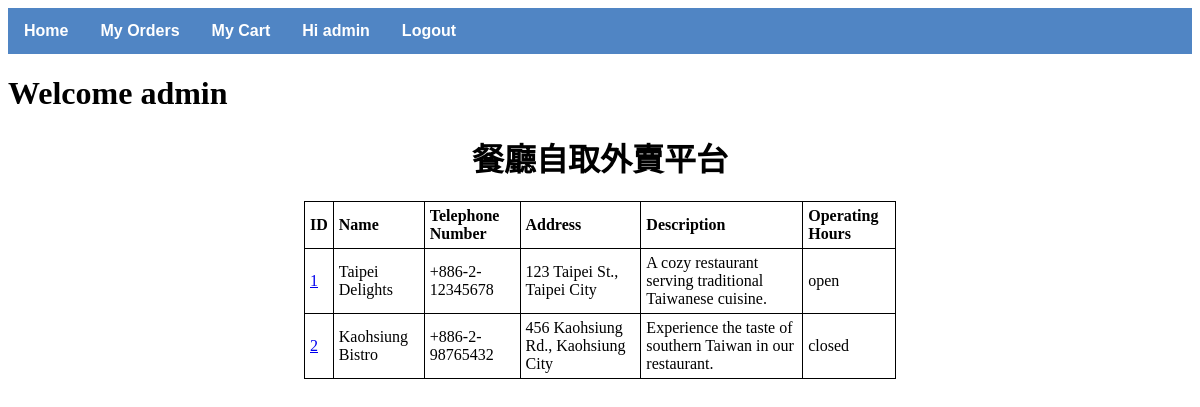
Page /restaurants.php (signed in) on the committed database.
### tables this page shows
CREATE TABLE IF NOT EXISTS `restaurant` (
    `rest_id` INT NOT NULL AUTO_INCREMENT PRIMARY KEY,
    `rest_telp_num` VARCHAR(50),
    `rest_address` VARCHAR(50) NOT NULL,
    `rest_description` VARCHAR(255),
    `rest_open_status` VARCHAR(10) NOT NULL,
    `rest_name` VARCHAR(50) NOT NULL
);

### session.php (called while the page is built, shortened)
<?php
   include('config.php');
   $user_check = $_SESSION['login_user'];
   $ses_sql = mysqli_query($conn,"SELECT login_id FROM login_cred WHERE user_name = '$user_check' ");
   $row = mysqli_fetch_array($ses_sql,MYSQLI_ASSOC);
   $login_session = $row['login_id'];
?>

### restaurants.php (the view, shortened to what this page needs)
<?php
    include('session.php');
	include("config.php");
?>
<?php include('navbar.php'); ?>
<html>
<head>
</head>
<body>
<h1>Welcome <?php
		$sql = "SELECT user_name FROM login_cred WHERE login_id = '$login_session'";
		$result = $conn->query($sql);
		if ($result->num_rows > 0) {
			$row = mysqli_fetch_array($result, MYSQLI_ASSOC);
			$user_name = $row["user_name"];
			echo $user_name;
		}
		?></h1>
<h1 align="center">餐廳自取外賣平台</h1>
<table style="width:50%" align="center">
	<tr>
		<th>ID</th>
		<th>Name</th>
		<th>Telephone Number</th>
		<th>Address</th>
		<th>Description</th>
		<th>Operating Hours</th>
	</tr>
	<?php
		$sql = "SELECT * FROM restaurant";
		$result = $conn->query($sql);
		if ($result->num_rows > 0) {
			while ($row = mysqli_fetch_array($result, MYSQLI_ASSOC)) {
				echo "<tr>";
				echo '<td><a href="menu.php?rest_id='.$row["rest_id"] . '">' . $row["rest_id"] . '</a></td>';
				echo "<td>".$row["rest_name"]."</td>";
				echo "<td>".$row["rest_telp_num"]."</td>";
				echo "<td>".$row["rest_address"]."</td>";
				echo "<td>".$row["rest_description"]."</td>";
				echo "<td>".$row["rest_open_status"]."</td>";
				echo "</tr>";
			}
		} else {
			echo "<tr><td colspan='7'>0 results</td></tr>";
		}
	?>
</table>
</body>
</html>

### navbar.php (shortened to what this page needs)
<nav>
    <ul>
        <li><a class="active" href="restaurants.php">Home</a></li>
        <li><a href="myOrders.php">My Orders</a></li>
        <li><a href="myCart.php">My Cart</a></li>
        <?php
        if(!isset($_SESSION['login_user'])){
            echo '<li><a class="active" href="login.php">Login';
        } else {
            $sql = "SELECT user_name FROM login_cred WHERE login_id = '$login_session'";
            $result = $conn->query($sql);
            if ($result->num_rows > 0) {
                $row = mysqli_fetch_array($result, MYSQLI_ASSOC);
                $user_name = $row["user_name"];
                if($user_name == NULL){
                    echo '<li><a class="active" href="login.php">Login';
                } else {
                    echo '<li><a href="userpage.php">Hi ';
                    echo $user_name;
                    echo '</a></li>';
                    echo '<li><a class="active" href="logout.php">Logout';
                }
            }
        }
        ?></a></li>
    </ul>
</nav>

### navbar.php (style rules this page uses)
nav { font-family:Arial, Helvetica, sans-serif; }
nav ul { list-style-type: none; margin: 0; padding: 0; background-color: #5085C4; overflow: hidden; }
nav li { float: left; }
nav li a { display: block; color: #FFFFFF; font-weight: bold; text-align: center; padding: 14px 16px; text-decoration: none; }

### restaurants.php (style rules this page uses)
table, th, td { border: 1px solid black; border-collapse: collapse; }
th, td { padding: 5px; text-align: left; }

### rows in the picture
restaurant: rest_id "1", rest_name "Taipei Delights", rest_telp_num "+886-2-12345678", rest_address "123 Taipei St., Taipei City", rest_description "A cozy restaurant serving traditional Taiwanese cuisine.", rest_open_status "open"
restaurant: rest_id "2", rest_name "Kaohsiung Bistro", rest_telp_num "+886-2-98765432", rest_address "456 Kaohsiung Rd., Kaohsiung City", rest_description "Experience the taste of southern Taiwan in our restaurant.", rest_open_status "closed"

### other values in the picture
$user_name "admin"
